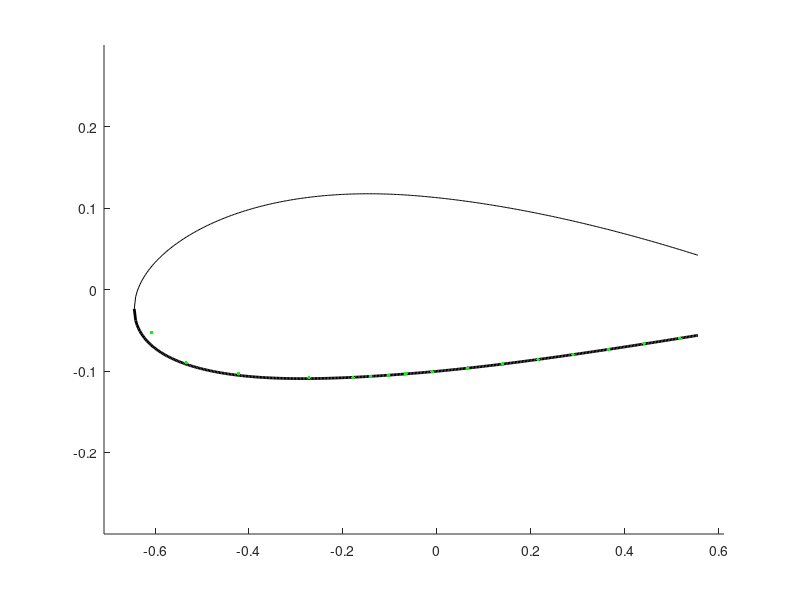

Write MATLAB code to recreate this figure. (Note: this script raises an error after producing the figure.)
% function [x_c, y_c, Ixx, Iyy, Ixy, skin, spar, str, caps, x_quarterchord] = build_airfoil()


clear all;
%% 2415 Airfoil 
m = 0.02;               % 
p = 0.4;                % max camber
t = 0.15;               % max thickness 
c = 1.5;                % chord length
nx = 500;               % number of increments
dx = c/nx;  
x = 0:dx:c;             % even spacing

%% Structural elements (arbitrary inputs for now)
skin.t = 0.001;                               % thickness of skin
spar.t = 0.005;                               % thickness of spar
str.A_upp = 5E-6;                            % area of each upper stringer
str.A_low = 5E-6;                            % area of each lower stringer
caps.A = 1E-5;                                % area of spar caps
spar.x = x(175);                                                      % choose x location of spar
str.x_upp = [x(1), x(50), x(150), x(200), x(250),x(300), x(350)];     % choose x locations of upper stringers
str.x_low = [x(1), x(50), x(150), x(200), x(250),x(300), x(350)];     % choose x locations of lower stringers

%% Create Airfoil from equation
yc = zeros(1,nx+1);
yt = zeros(1,nx+1);
yU0 = zeros(1,nx+1);
yL0 = zeros(1,nx+1);
theta = zeros(1,nx+1);
xb = p*c;
i_xb = xb/dx + 1;  

% NACA equation source: http://www.aerospaceweb.org/question/airfoils/q0041.shtml    
for i = 1:nx+1
    yt(i) = 5*t*c*(0.2969*sqrt(x(i)/c) - 0.1260*(x(i)/c) - 0.3516*(x(i)/c)^2 + 0.2843*(x(i)/c)^3 - 0.1015*(x(i)/c)^4);
    if i <= i_xb
        yc(i) = m*x(i)/p^2*(2*p - x(i)/c);
        theta(i) = atan(2*m/p^2*(p - x(i)/c));
    else
        yc(i) = m*(c - x(i))/(1-p)^2*(1 + x(i)/c - 2*p);
        theta(i) = atan(2*m/(1-p)^2*(p-x(i)/c));
    end
    yU0(i) = yc(i) + yt(i)*cos(theta(i));
    yL0(i) = yc(i) - yt(i)*cos(theta(i));
end

% The last 20% of the chord length of the airfoil was neglected under the assumption that
% this section contained flaps and ailerons, and would therefore not support aerodynamic loads.
i_xend = round(0.8*c/dx)+1;
x = x(1:i_xend);
yU = yU0(1:i_xend);
yL = yL0(1:i_xend);

%% Spars
spar.x = [spar.x,x(end)];                    % x location of spar
spar.n = length(spar.x);                     % number of spars
spar.i = round(spar.x./dx)+1;                % index of spars  
spar.h = yU(spar.i) - yL(spar.i);            % height of spar
spar.Cy = (yU(spar.i) + yL(spar.i))/2;       % y centroid of spar  
spar.A = spar.t*spar.h;                      % area of spar
spar.y_upp = yU(spar.i);
spar.y_low = yL(spar.i);

%% Stringers
str.n_upp = length(str.x_upp);                            % number of upper stringers
str.i_upp = round(str.x_upp./dx)+1;                       % indices of upper stringers
str.n_low = length(str.x_low);                            % number of lower stringers
str.i_low = round(str.x_low./dx)+1;                       % indices of lower stringers
str.y_upp = yU(str.i_upp);
str.y_low = yL(str.i_low);

%% Nodes (based on TA's definition: node = skin and spar cap)
node.x_upp = [str.x_upp,spar.x];            % x location of upper stringers and spars
node.x_upp = sort(node.x_upp);              % sort ascending
% skin should be broken into smaller elements for higher accuracy of calculation
% break one skin element into two by adding one more node in between
skin.x_upp = zeros(1,2*length(node.x_upp)-1);
for i = 1:length(node.x_upp)-1
    skin.x_upp(2*i-1) = node.x_upp(i);
    skin.x_upp(2*i) = (node.x_upp(i) + node.x_upp(i+1))/2;
end
skin.x_upp(end) = node.x_upp(end);

skin.i_upp = round(skin.x_upp/dx)+1;       % indices of skins
skin.n_upp = length(skin.x_upp)-1;         % number of upper skins
skin.l_upp = zeros(1,skin.n_upp);          % length of upper skins
skin.A_upp = zeros(1,skin.n_upp);          % area of upper skins
skin.Cx_upp = zeros(1,skin.n_upp);         % x centroid of upper skins
skin.Cy_upp = zeros(1,skin.n_upp);         % y centroid of upper skins

for i = 1:skin.n_upp
    skin.l_upp(i) = sqrt((yU(skin.i_upp(i+1)) - yU(skin.i_upp(i)))^2 + (skin.x_upp(i+1) - skin.x_upp(i))^2);  
    skin.A_upp(i) = skin.t*skin.l_upp(i);
    skin.Cx_upp(i) = (skin.x_upp(i+1) + skin.x_upp(i))/2;
    skin.Cy_upp(i) = (yU(skin.i_upp(i+1)) + yU(skin.i_upp(i)))/2;
end

% lower nodes
node.x_low = [str.x_low,spar.x];
node.x_low = sort(node.x_low);

skin.x_low = zeros(1,2*length(node.x_low)-1);
for i = 1:length(node.x_low)-1
    skin.x_low(2*i-1) = node.x_low(i);
    skin.x_low(2*i) = (node.x_low(i) + node.x_low(i+1))/2;
end
skin.x_low(end) = node.x_low(end);

skin.i_low = round(skin.x_low/dx)+1;
skin.n_low = length(skin.x_low)-1;
skin.l_low = zeros(1,skin.n_low);
skin.A_low = zeros(1,skin.n_low);
skin.Cx_low = zeros(1,skin.n_low);
skin.Cy_low = zeros(1,skin.n_low);

for i = 1:skin.n_low
    skin.l_low(i) = sqrt((yL(skin.i_low(i+1)) - yL(skin.i_low(i)))^2 + (skin.x_low(i+1) - skin.x_low(i))^2);
    skin.A_low(i) = skin.t*skin.l_low(i);
    skin.Cx_low(i) = (skin.x_low(i+1) + skin.x_low(i))/2;
    skin.Cy_low(i) = (yL(skin.i_low(i+1)) + yL(skin.i_low(i)))/2;
end

%% Spar Caps
caps.x = spar.x;
caps.n = 2*length(caps.x);
caps.y_upp = yU(spar.i);
caps.y_low = yL(spar.i);
caps.i = round(caps.x/dx)+1;
% Centroids of caps are at the x and y locations: caps.Cy = caps.C,

%% Centroid of the overall wing section
% initial value
Cx_sum = 2*(sum(caps.x.*caps.A)) + sum(str.x_upp.*str.A_upp) + sum(str.x_low.*str.A_low) + sum(spar.x.*spar.A) ...
         + sum(skin.Cx_low.*skin.A_low) + sum(skin.Cx_upp.*skin.A_upp);
Cy_sum = sum(caps.y_low.*caps.A) + sum(caps.y_upp.*caps.A) + sum(yU(str.i_upp).*str.A_upp) + sum(yL(str.i_low).*str.A_low) ... 
         + sum(spar.Cy.*spar.A) + sum(skin.Cy_low.*skin.A_low) + sum(skin.Cy_upp.*skin.A_upp);
A_sum = caps.A*caps.n + str.A_upp*str.n_upp + str.A_low*str.n_low + sum(spar.A) + sum(skin.A_low) + sum(skin.A_upp);

Cx = Cx_sum/A_sum;
Cy = Cy_sum/A_sum;

%% Leading Edge Origin Plot
% figure
% plot(x,yU,'k',x,yL,'k','Linewidth',2);
% ylim([-0.3 0.3])
% hold on
% xlim([0,c]);
% plot(str.x_upp,yU(str.i_upp),'or',str.x_low,yL(str.i_low),'or','markersize',5);
% % plot([x(1),x(1)],[yU(i(1)),yL(i(1))],'b',[x(end),x(end)],[yU(end),yL(end)],'b','Linewidth',3);
% rectangle('Position',[x(spar.i(1))-spar.t/2, yL(spar.i(1)), spar.t, yU(spar.i(1))-yL(spar.i(1))]);
% rectangle('Position',[x(spar.i(2))-spar.t/2, yL(spar.i(2)), spar.t, yU(spar.i(2))-yL(spar.i(2))]);
% plot(spar.x,yU(spar.i),'sg',spar.x,yL(spar.i),'sg','markersize',7);
% % plot([x(end),x(end)],[yU(end),yL(end)]);
% scatter(Cx,Cy,'m*')
% ylabel('y (m)')
% xlabel('x (m)')
% grid on

%% Area moments of inertia
for i = 1:length(spar.x)
    spar.Ixx(i) = (spar.t*spar.h(i)^3)/12 + spar.A(i)*(spar.Cy(i) - Cy)^2;
    spar.Iyy(i) = (spar.h(i)*spar.t^3)/12 + spar.A(i)*(spar.x(i) - Cx)^2;
    spar.Ixy(i) = spar.A(i)*(spar.Cy(i) - Cy)*(spar.x(i) - Cx);
end

for i = 1:skin.n_upp
    skin.Ixx_upp(i) = skin.A_upp(i)*(skin.Cy_upp(i) - Cy)^2;
    skin.Iyy_upp(i) = skin.A_upp(i)*(skin.Cx_upp(i) - Cx)^2;
    skin.Ixy_upp(i) = skin.A_upp(i)*(skin.Cy_upp(i) - Cy)*(skin.Cx_upp(i) - Cx);
end

for i = 1:skin.n_low
    skin.Ixx_low(i) = skin.A_low(i)*(skin.Cy_low(i) - Cy)^2;
    skin.Iyy_low(i) = skin.A_low(i)*(skin.Cx_low(i) - Cx)^2;
    skin.Ixy_low(i) = skin.A_low(i)*(skin.Cy_low(i) - Cy)*(skin.Cx_low(i) - Cx);
end

for i = 1:str.n_upp
    str.Ixx_upp(i) = str.A_upp*(yU(str.i_upp(i)) - Cy)^2;
    str.Iyy_upp(i) = str.A_upp*(str.x_upp(i) - Cx)^2;
    str.Ixy_upp(i) = str.A_upp*(yU(str.i_upp(i)) - Cy)*(str.x_upp(i) - Cx);
end

for i = 1:str.n_low
    str.Ixx_low(i) = str.A_low*(yL(str.i_low(i)) - Cy)^2;
    str.Iyy_low(i) = str.A_low*(str.x_low(i) - Cx)^2;
    str.Ixy_low(i) = str.A_low*(yL(str.i_low(i)) - Cy)*(str.x_low(i) - Cx);
end

for i = 1:length(caps.x)
    caps.Ixx_upp(i) = caps.A*(caps.y_upp(i) - Cy)^2;
    caps.Iyy_upp(i) = caps.A*(caps.x(i) - Cx)^2;
    caps.Ixy_upp(i) = caps.A*(caps.y_upp(i) - Cy)*(caps.x(i) - Cx);
end

for i = 1:length(caps.x)
    caps.Ixx_low(i) = caps.A*(caps.y_low(i) - Cy)^2;
    caps.Iyy_low(i) = caps.A*(caps.x(i) - Cx)^2;
    caps.Ixy_low(i) = caps.A*(caps.y_low(i) - Cy)*(caps.x(i) - Cx);
end

Ixx = sum(spar.Ixx)+sum(skin.Ixx_upp)+sum(skin.Ixx_low)+sum(str.Ixx_upp)+sum(str.Ixx_low)+sum(caps.Ixx_low);
Iyy = sum(spar.Iyy)+sum(skin.Iyy_upp)+sum(skin.Iyy_low)+sum(str.Iyy_upp)+sum(str.Iyy_low)+sum(caps.Iyy_low);
Ixy = sum(spar.Ixy)+sum(skin.Ixy_upp)+sum(skin.Ixy_low)+sum(str.Ixy_upp)+sum(str.Ixy_low)+sum(caps.Ixy_low);


%%%%%%%%%%%%%%%%%%%%%%%%%%%%%%%%%%%%%%%%%%%%%%%%%%%%%%%%%%%%%%%%%%%%%%%%
%% BELOW CALCULATIONS ARE COORDINATE TRANSFORMATIONS FOR JARED's CODE %%
%%%%%%%%%%%%%%%%%%%%%%%%%%%%%%%%%%%%%%%%%%%%%%%%%%%%%%%%%%%%%%%%%%%%%%%%

%% Shift coordinate system to centroid-centered frame
% x's
spar.x_c = spar.x - Cx;
skin.x_upp_c = skin.Cx_upp - Cx;
skin.x_low_c = skin.Cx_low - Cx;
str.x_upp_c = str.x_upp - Cx;
str.x_low_c = str.x_low - Cx;
caps.x_upp_c = caps.x - Cx;
caps.x_low_c = caps.x - Cx;

% y's (Cy's are y's for point-components)
skin.y_upp_c = skin.Cy_upp - Cy;
skin.y_low_c = skin.Cy_low - Cy;
str.y_upp_c = str.y_upp - Cy;
str.y_low_c = str.y_low - Cy;
caps.y_upp_c = caps.y_upp - Cy;
caps.y_low_c = caps.y_low - Cy;

%% Make CCW coordinate system for shear flow
x_CCW = zeros(1,length(x));
yU_CCW = zeros(1,length(x));
yL_CCW = zeros(1,length(x));

for i = 1:length(x)
    x_CCW(i) = x(end - i + 1);
    yU_CCW(i) = yU(end - i + 1);
    yL_CCW(i) = yL(end - i + 1);
end
y_CCW = [yU_CCW yL_CCW(end-1:-1:1)];         
x_CCW = [x_CCW x(2:end)];

spar.i_CCW = length(x) - spar.i + 1;
spar.i_CCW = sort([spar.i_CCW, (length(x) + spar.i - 1)]); 
skin.i_CCW = length(x) - skin.i_upp + 1;
skin.i_CCW = sort([skin.i_CCW, (length(x) + skin.i_low - 1)]);
str.i_CCW  = length(x) - str.i_upp + 1;
str.i_CCW  = sort([str.i_CCW, (length(x) + str.i_low - 1)]);
caps.i_CCW = spar.i_CCW;

x_c = x_CCW - Cx;
y_c = y_CCW - Cy;

x_quarterchord = c/4 - Cx;


%% Centroid-centered plot
figure
hold on
plot(x-Cx,yU-Cy,'k',x-Cx,yL-Cy,'k','Linewidth',2);
ylim([-0.3 0.3])
xlim([1.1*(-Cx),1.1*(x(end)-Cx)]);
p.skin_upp = plot(skin.x_low_c, skin.y_low_c, 'g.', 'markersize',8);
p.skin_low = plot(skin.x_upp_c, skin.y_upp_c, 'g.','markersize',8);
p.str_upp  = plot(str.x_upp_c, str.y_upp_c, 'or', 'markersize',5);
p.str_low  = plot(str.x_low_c, str.y_low_c, 'or', 'markersize',5);
p.spar1    = plot(spar.x_c(1), 0.5*(spar.y_upp(1) + spar.y_low(1)) - Cy, 'bx', 'markersize', 8);
p.spar2    = plot(spar.x_c(2), 0.5*(spar.y_upp(2) + spar.y_low(2)) - Cy, 'bx', 'markersize', 8);
p.caps_upp = plot(caps.x_upp_c, caps.y_upp_c, 'sm', 'markersize', 10);
p.caps_low = plot(caps.x_low_c, caps.y_low_c, 'sm', 'markersize', 10);
rectangle('Position',[x(spar.i(1))-spar.t/2-Cx, yL(spar.i(1))-Cy, spar.t, yU(spar.i(1))-yL(spar.i(1))]);
rectangle('Position',[x(spar.i(2))-spar.t/2-Cx, yL(spar.i(2))-Cy, spar.t, yU(spar.i(2))-yL(spar.i(2))]);
p.centroid = plot(0,0,'r*', 'markersize', 10);
legend([p.centroid, p.skin_upp, p.str_upp, p.spar1, p.caps_upp],'Overall Centroid', 'Skin', 'Stringer', 'Spar', 'Spar Cap');
ylabel('y (m)')
xlabel('x (m)')
grid on

disp('build_airfoil complete');
